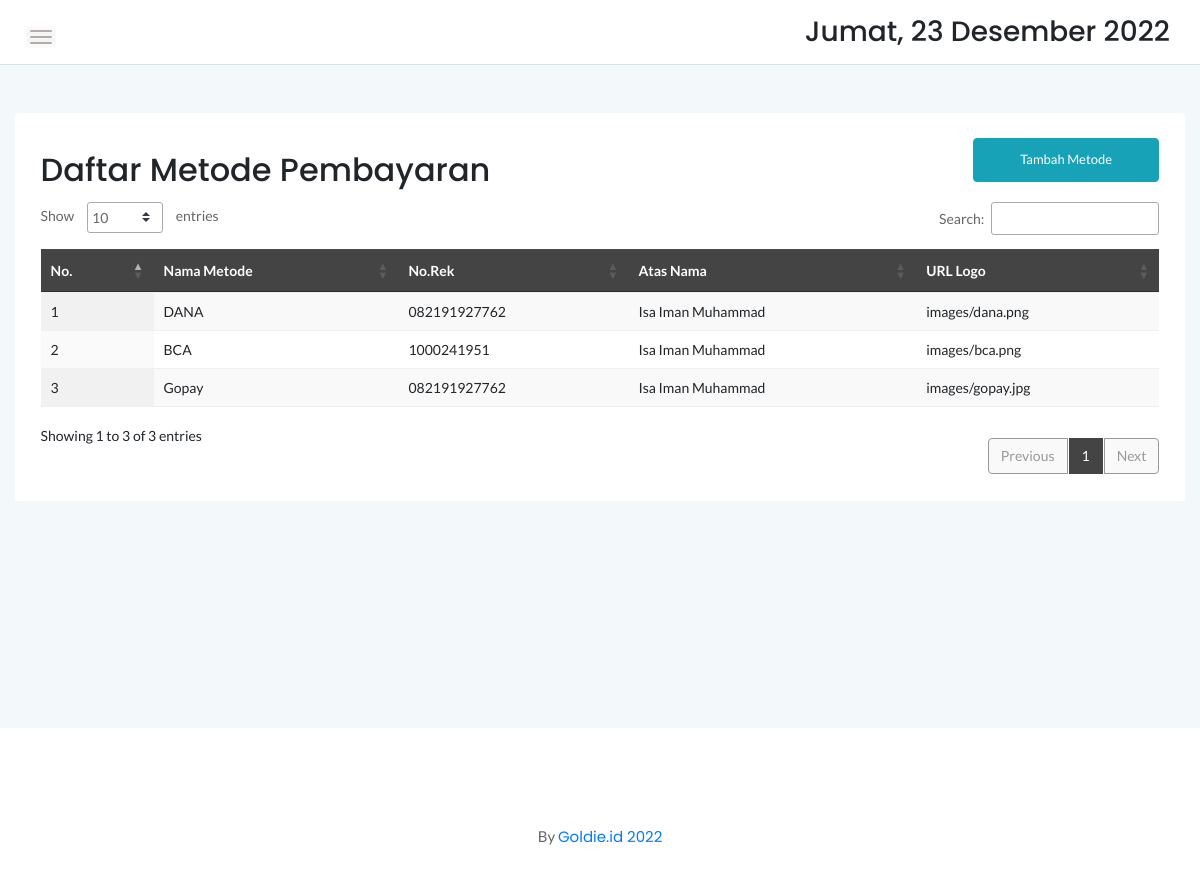
The app's page /admin/pembayaran.php with its own data.
### tables this page shows
CREATE TABLE `pembayaran` (
  `no` int(11) NOT NULL,
  `metode` varchar(25) NOT NULL,
  `norek` varchar(25) NOT NULL,
  `logo` text DEFAULT NULL,
  `an` varchar(20) NOT NULL
);

### admin/pembayaran.php (the view, shortened to what this page needs)
<?php
	include '../dbconnect.php';
	?>
<!doctype html>
<html class="no-js" lang="en">
<head>
    <link rel="stylesheet" href="assets/css/bootstrap.min.css">
    <link rel="stylesheet" href="assets/css/font-awesome.min.css">
    <link rel="stylesheet" href="assets/css/themify-icons.css">
    <link rel="stylesheet" href="assets/css/metisMenu.css">
    <link rel="stylesheet" href="assets/css/owl.carousel.min.css">
    <link rel="stylesheet" href="assets/css/slicknav.min.css">
    <link rel="stylesheet" href="https://www.amcharts.com/lib/3/plugins/export/export.css" type="text/css" media="all" />
	<link rel="stylesheet" type="text/css" href="https://cdn.datatables.net/1.10.20/css/jquery.dataTables.min.css">
    <link rel="stylesheet" type="text/css" href="https://cdn.datatables.net/1.10.20/css/jquery.dataTables.css">
    <link rel="stylesheet" type="text/css" href="https://cdn.datatables.net/1.10.20/css/dataTables.bootstrap4.min.css">
    <link rel="stylesheet" type="text/css" href="https://cdn.datatables.net/responsive/2.2.3/css/responsive.bootstrap.min.css">
    <link rel="stylesheet" type="text/css" href="https://cdn.datatables.net/responsive/2.2.3/css/responsive.jqueryui.min.css">
	<link rel="stylesheet" type="text/css" href="https://cdn.datatables.net/buttons/1.5.2/css/buttons.dataTables.min.css">
    <link rel="stylesheet" href="assets/css/typography.css">
    <link rel="stylesheet" href="assets/css/default-css.css">
    <link rel="stylesheet" href="assets/css/styles.css">
    <link rel="stylesheet" href="assets/css/responsive.css">
</head>
<body>
    <div class="page-container">
        <div class="main-content">
            <div class="header-area">
                <div class="row align-items-center">
                    <div class="col-md-6 col-sm-8 clearfix">
                        <div class="nav-btn pull-left">
                            <span></span>
                            <span></span>
                            <span></span>
                        </div>
                    </div>
                    <div class="col-md-6 col-sm-4 clearfix">
                        <ul class="notification-area pull-right">
                            <li><h3><div class="date">
						</b></div></h3>
						</li>
                        </ul>
                    </div>
                </div>
            </div>
            <div class="main-content-inner">
                <div class="row mt-5 mb-5">
                    <div class="col-12">
                        <div class="card">
                            <div class="card-body">
                                <div class="d-sm-flex justify-content-between align-items-center">
									<h2>Daftar Metode Pembayaran</h2>
									<button style="margin-bottom:20px" data-toggle="modal" data-target="#myModal" class="btn btn-info col-md-2">Tambah Metode</button>
                                </div>
                                    <div class="data-tables datatable-dark">
										 <table id="dataTable3" class="display" style="width:100%"><thead class="thead-dark">
											<tr>
												<th>No.</th>
												<th>Nama Metode</th>
												<th>No.Rek</th>
												<th>Atas Nama</th>
												<th>URL Logo</th>
											</tr></thead><tbody>
											<?php
											$brgs=mysqli_query($conn,"SELECT * from pembayaran order by no ASC");
											$no=1;
											while($p=mysqli_fetch_array($brgs)){
												?>
												<tr>
													<td><?php echo $no++ ?></td>
													<td><?php echo $p['metode'] ?></td>
													<td><?php echo $p['norek'] ?></td>
													<td><?php echo $p['an'] ?></td>
													<td><?php echo $p['logo'] ?></td>
												</tr>
												<?php
											}
											?>
										</tbody>
										</table>
                                    </div>
								 </div>
                            </div>
                        </div>
                    </div>
                </div>
            </div>
        </div>
        <footer>
            <div class="footer-area">
            <p>By <a href="goldie.id">Goldie.id 2022</a></p>
            </div>
        </footer>
</body>
</html>

### admin/assets/css/styles.css (style rules this page uses)
.page-container { width: 100%; height: 100%; min-height: 100vh; padding-left: 280px; -webkit-transition: padding-left 0.3s ease 0s; transition: padding-left 0.3s ease 0s; }
.card { border: none; border-radius: 4px; background-color: #fff; -webkit-transition: all 0.3s ease 0s; transition: all 0.3s ease 0s; }
.card-body { padding: 25.6px; padding: 1.6rem; }
.main-content { width: 100%; background: #F3F8FB; }
.main-content-inner { padding: 0 30px 50px; }
.header-area { padding: 15px 30px; background: #fff; border-bottom: 1px solid #d8e3e7; }
.nav-btn { margin-right: 30px; margin-top: 10px; cursor: pointer; }
.nav-btn span { display: block; width: 22px; height: 2px; background: #b3aaaa; margin: 4px 0; border-radius: 15px; -webkit-transition: all 0.3s ease 0s; transition: all 0.3s ease 0s; box-shadow: 0 0 0 4px rgba(99, 96, 96, 0.03); }
.notification-area { -webkit-user-select: none; -moz-user-select: none; -ms-user-select: none; user-select: none; position: relative; z-index: 1; }
.notification-area li { display: inline-block; margin-left: 20px; cursor: pointer; -webkit-user-select: none; -moz-user-select: none; -ms-user-select: none; user-select: none; }
.footer-area { text-align: center; padding: 23px 0 19px; background: #fff; }
.footer-area p { color: #676666; margin-bottom: 0; }
.btn { padding: 11px 17px; font-size: 13px; letter-spacing: 0; }
table tr th { border-bottom: none; }
table tr th, table tr td { border-top: 1px solid rgba(120, 130, 140, 0.13) !important; }
table.dataTable.no-footer { border-bottom: 1px solid rgba(120, 130, 140, 0.13) !important; }
table.dataTable thead th, table.dataTable thead td { border-bottom-color: transparent; }
.datatable-dark thead { background: #444; color: #fff; }

### admin/assets/css/responsive.css (style rules this page uses)
@media (min-width: 1200px) and (max-width: 1364px) { .main-content-inner { padding: 0 15px 50px; } }
@media (min-width: 1200px) and (max-width: 1364px) { .page-container, .sbar_collapsed.page-container { padding-left: 0; } }

### records on screen
pembayaran: metode "DANA", norek "082191927762", an "Isa Iman Muhammad", logo "images/dana.png"
pembayaran: metode "BCA", norek "1000241951", an "Isa Iman Muhammad", logo "images/bca.png"
pembayaran: metode "Gopay", norek "082191927762", an "Isa Iman Muhammad", logo "images/gopay.jpg"
